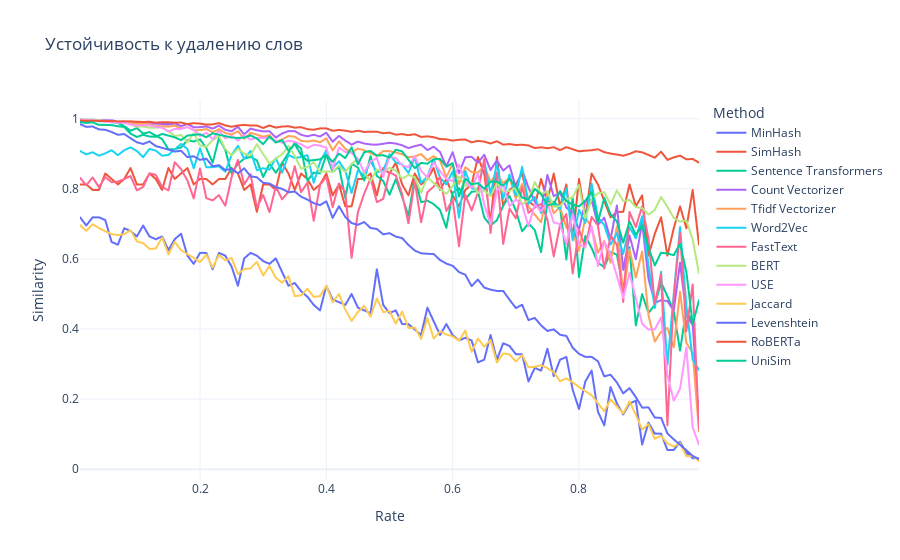

Notebook cell for this chart:
### Code cell
import plotly.express as px

fig = px.line(
    results,
    x="rate",
    y="similarity",
    color="method",
    title="Устойчивость к удалению слов",
    labels={"rate": "Rate", "similarity": "Similarity", "method": "Method"},
    line_shape="linear",
)

fig.update_layout(
    xaxis_title="Rate",
    yaxis_title="Similarity",
    legend_title="Method",
    hovermode="x unified",
    template="plotly_white", 
)
